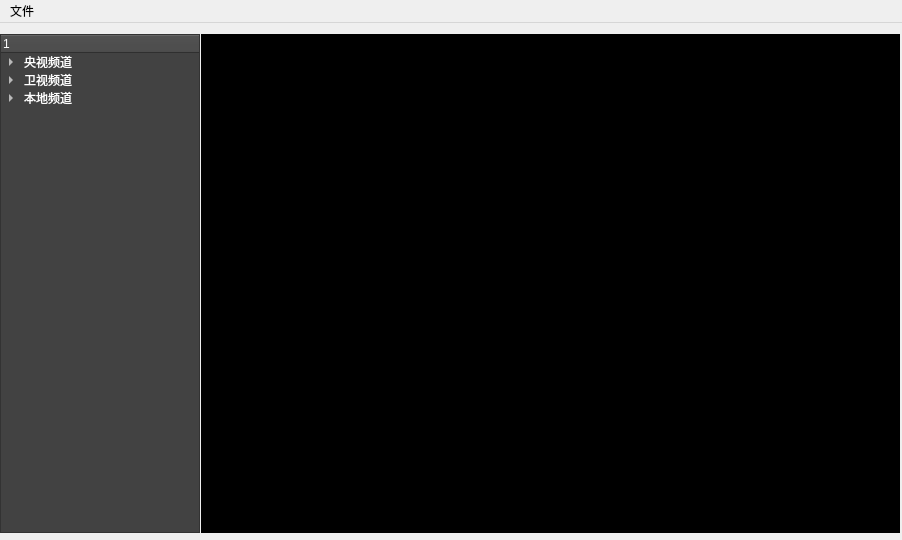
<?xml version="1.0" encoding="UTF-8"?>
<ui version="4.0">
 <class>MainWindow</class>
 <widget class="QMainWindow" name="MainWindow">
  <property name="geometry">
   <rect>
    <x>0</x>
    <y>0</y>
    <width>902</width>
    <height>540</height>
   </rect>
  </property>
  <property name="windowTitle">
   <string>MainWindow</string>
  </property>
  <widget class="QWidget" name="centralWidget">
   <widget class="QWidget" name="">
    <property name="geometry">
     <rect>
      <x>0</x>
      <y>0</y>
      <width>911</width>
      <height>521</height>
     </rect>
    </property>
    <layout class="QHBoxLayout" name="horizontalLayout">
     <property name="spacing">
      <number>1</number>
     </property>
     <property name="leftMargin">
      <number>0</number>
     </property>
     <item>
      <widget class="QTreeWidget" name="treeWidget">
       <property name="maximumSize">
        <size>
         <width>200</width>
         <height>16777215</height>
        </size>
       </property>
       <property name="styleSheet">
        <string notr="true">background-color:rgb(66, 66, 66);
color:white</string>
       </property>
       <column>
        <property name="text">
         <string/>
        </property>
       </column>
       <item>
        <property name="text">
         <string>央视频道</string>
        </property>
        <item>
         <property name="text">
          <string>CCTV1</string>
         </property>
        </item>
        <item>
         <property name="text">
          <string>CCTV2</string>
         </property>
        </item>
        <item>
         <property name="text">
          <string>CCTV3</string>
         </property>
        </item>
        <item>
         <property name="text">
          <string>CCTV4</string>
         </property>
        </item>
        <item>
         <property name="text">
          <string>CCTV5</string>
         </property>
        </item>
       </item>
       <item>
        <property name="text">
         <string>卫视频道</string>
        </property>
        <item>
         <property name="text">
          <string>湖南卫视</string>
         </property>
        </item>
        <item>
         <property name="text">
          <string>浙江卫视</string>
         </property>
        </item>
        <item>
         <property name="text">
          <string>北京卫视</string>
         </property>
        </item>
       </item>
       <item>
        <property name="text">
         <string>本地频道</string>
        </property>
        <item>
         <property name="text">
          <string>武汉新闻频道</string>
         </property>
        </item>
       </item>
      </widget>
     </item>
     <item>
      <widget class="QLabel" name="label">
       <property name="styleSheet">
        <string notr="true">background-color:black</string>
       </property>
       <property name="text">
        <string>TextLabel</string>
       </property>
      </widget>
     </item>
    </layout>
   </widget>
  </widget>
  <widget class="QMenuBar" name="menuBar">
   <property name="geometry">
    <rect>
     <x>0</x>
     <y>0</y>
     <width>902</width>
     <height>23</height>
    </rect>
   </property>
   <widget class="QMenu" name="menu">
    <property name="title">
     <string>文件</string>
    </property>
   </widget>
   <addaction name="menu"/>
  </widget>
 </widget>
 <layoutdefault spacing="6" margin="11"/>
 <resources/>
 <connections/>
</ui>
